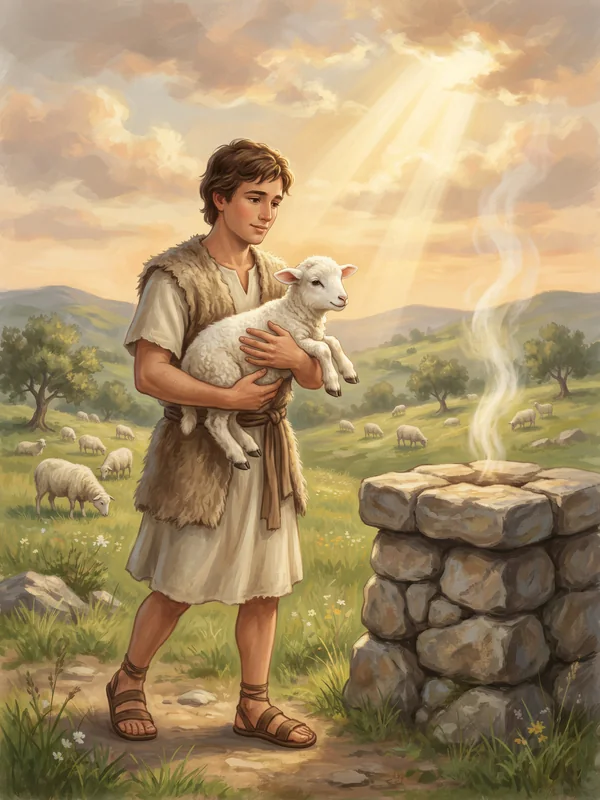
#> input picture img/cartas/abel.webp, 600 x 800 px
$ python recortar.py ../img/cartas/abel.webp ../img/cartas/abraao.webp
#> lines starting #> are read from the running program, lines starting #| are printed output that depends on the picture
"""Prepara as imagens do Gemini para o app.

Uso:  python3 ferramentas/recortar.py <entrada.png> <saida.webp> [--manter-fundo]

- Remove o fundo liso (branco ou de uma cor só) a partir das bordas, por preenchimento,
  sem apagar áreas da mesma cor dentro do desenho.
- Recorta para quadrado, redimensiona para 512x512 e salva em WebP com transparência.
- --manter-fundo: só recorta e redimensiona (para as cartas, que usam a cena inteira).
- --furos: também apaga áreas brancas grandes fechadas dentro do desenho (ex.: vidros de janela),
  mantendo as pequenas (brilho dos olhos, dentes).
"""
import sys
from collections import deque
from PIL import Image

def remover_fundo(im, tolerancia=38):
    im = im.convert('RGBA')
    w, h = im.size
    px = im.load()
    # cor de fundo = a mais comum na borda (os cantos podem estar cobertos pelo desenho)
    from collections import Counter
    borda = [px[x, y] for x in range(0, w, 4) for y in (0, h - 1)] + [px[x, y] for y in range(0, h, 4) for x in (0, w - 1)]
    brancos = sum(1 for c in borda if c[0] + c[1] + c[2] >= 735)
    if brancos >= len(borda) * 0.15:  # o Gemini entrega fundo branco: se há branco na borda, é ele
        ref = (255, 255, 255)
    else:
        ref = Counter((c[0] // 8 * 8 + 4, c[1] // 8 * 8 + 4, c[2] // 8 * 8 + 4) for c in borda).most_common(1)[0][0]
    perto = lambda c: sum(abs(c[i] - ref[i]) for i in range(3)) <= tolerancia
    visto = bytearray(w * h)
    fila = deque([(x, y) for x in range(w) for y in (0, h - 1)] + [(x, y) for y in range(h) for x in (0, w - 1)])
    while fila:
        x, y = fila.popleft()
        i = y * w + x
        if visto[i] or not perto(px[x, y]):
            continue
        visto[i] = 1
        px[x, y] = (0, 0, 0, 0)
        for nx, ny in ((x + 1, y), (x - 1, y), (x, y + 1), (x, y - 1)):
            if 0 <= nx < w and 0 <= ny < h and not visto[ny * w + nx]:
                fila.append((nx, ny))
    return im

def remover_furos(im, area_min=15000, tolerancia=38):
    w, h = im.size
    px = im.load()
    perto = lambda c: c[3] > 0 and (765 - c[0] - c[1] - c[2]) <= tolerancia
    visto = bytearray(w * h)
    for y0 in range(h):
        for x0 in range(w):
            if visto[y0 * w + x0] or not perto(px[x0, y0]):
                continue
            regiao, fila = [], deque([(x0, y0)])
            visto[y0 * w + x0] = 1
            while fila:
                x, y = fila.popleft()
                regiao.append((x, y))
                for nx, ny in ((x + 1, y), (x - 1, y), (x, y + 1), (x, y - 1)):
                    if 0 <= nx < w and 0 <= ny < h and not visto[ny * w + nx] and perto(px[nx, ny]):
                        visto[ny * w + nx] = 1
                        fila.append((nx, ny))
            if len(regiao) >= area_min:
                for x, y in regiao:
                    px[x, y] = (0, 0, 0, 0)
    return im

def quadrado(im):
    w, h = im.size
    lado = min(w, h)
    # retrato: mantém a parte de baixo (ombros) e centraliza na horizontal
    return im.crop(((w - lado) // 2, h - lado, (w - lado) // 2 + lado, h))

if __name__ == '__main__':
    entrada, saida = sys.argv[1], sys.argv[2]
    im = Image.open(entrada)
#> im is the input picture: PIL image 600x800 RGB; mean R, G, B 168.9, 145.9, 107.4
    if '--manter-fundo' not in sys.argv:
        im = remover_fundo(im)
#> in remover_fundo, `borda = [px[x, y] for x in range(0, w, 4) for y in (0, h - 1)] + [px[x..`: borda = 700 items, first 6: (192, 176, 161, 255), (121, 120, 84, 255), (193, 177, 162, 255), (92, 91, 55, 255), (192, 176, 161, 255), (93, 92, 56, 255)
#> in remover_fundo, `brancos = sum(1 for c in borda if c[0] + c[1] + c[2] >= 735)`: brancos = 0
#> in remover_fundo, `ref = Counter((c[0] // 8 * 8 + 4, c[1] // 8 * 8 + 4, c[2] // 8 * 8 + 4..`: ref = (180, 164, 148)
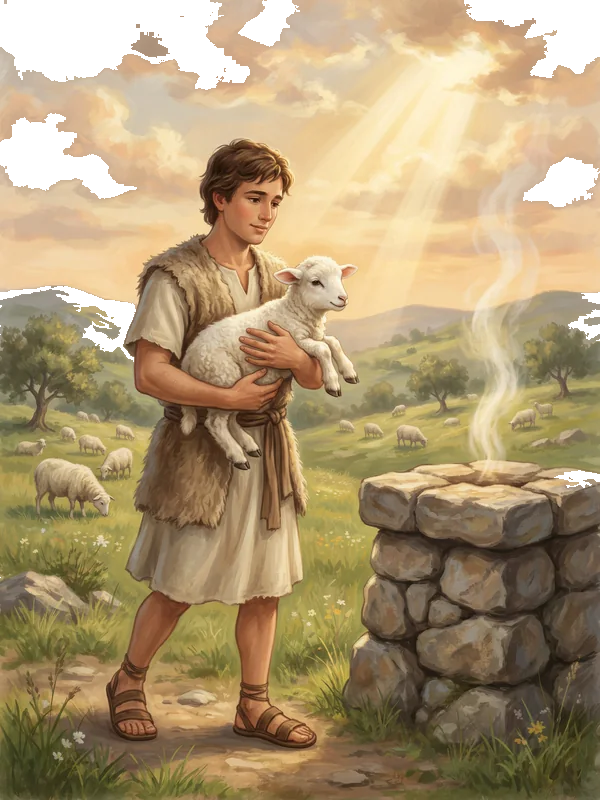
#> im: PIL image 600x800 RGBA; mean R, G, B, A 155.7, 134.4, 97.6, 237.1; transparent parts drawn white
        if '--furos' in sys.argv:
            im = remover_furos(im)
    im = quadrado(im).resize((512, 512), Image.LANCZOS)
#> in quadrado, `return im.crop(((w - lado) // 2, h - lado, (w - lado) // 2 + lado, h))`:
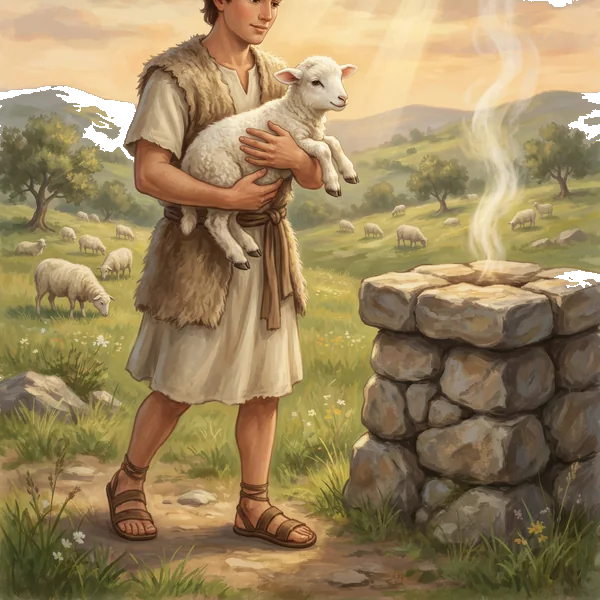
#> returned value: PIL image 600x600 RGBA; mean R, G, B, A 152.3, 130.8, 91.4, 252.5; transparent parts drawn white
#> im: PIL image 512x512 RGBA
    im.save(saida, 'WEBP', quality=86, method=6)
    print('ok', saida)

$ run again, on img/cartas/adao.webp
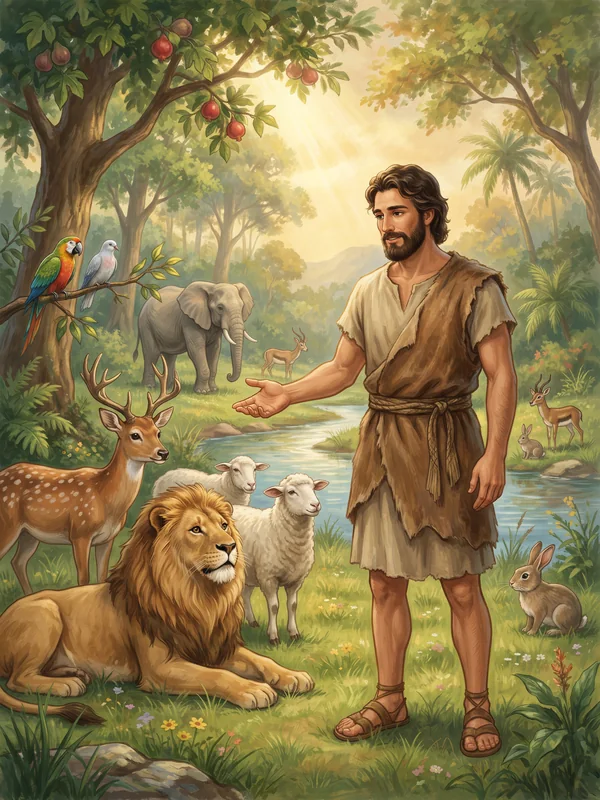
#> input picture img/cartas/adao.webp, 600 x 800 px
#> im is the input picture: PIL image 600x800 RGB; mean R, G, B 142.8, 126.4, 81.3
#> borda = 700 items, first 6: (82, 101, 81, 255), (88, 89, 68, 255), (76, 89, 67, 255), (66, 73, 53, 255), (80, 94, 62, 255), (56, 71, 48, 255)
#> brancos = 0
#> ref = (100, 108, 60)
#> `im = remover_fundo(im)`:
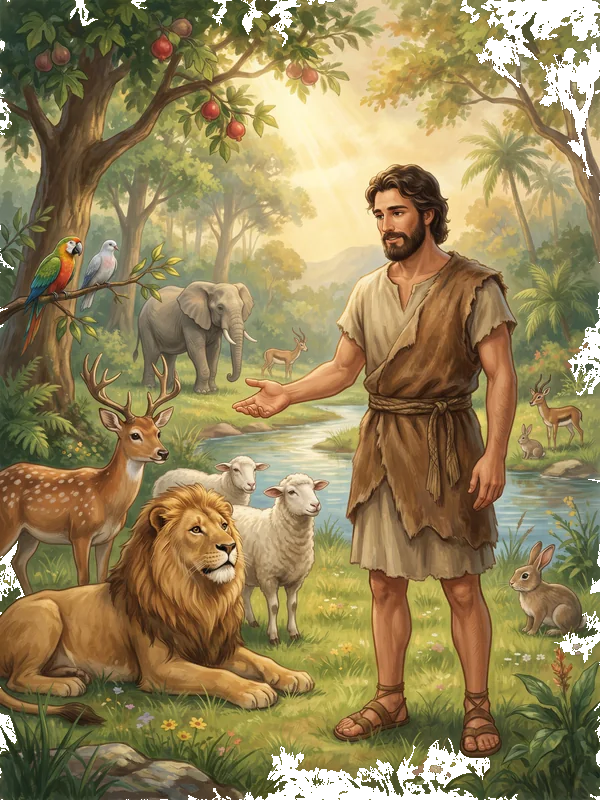
#> im: PIL image 600x800 RGBA; mean R, G, B, A 138.8, 122.5, 79, 245.3; transparent parts drawn white
#> in quadrado, `return im.crop(((w - lado) // 2, h - lado, (w - lado) // 2 + lado, h))`:
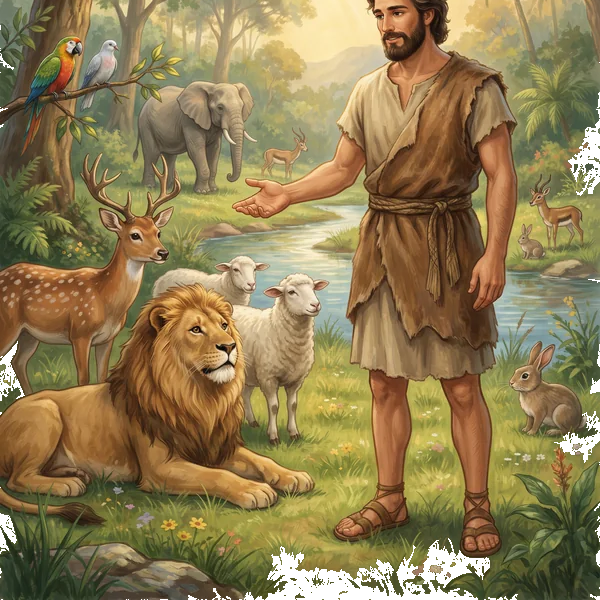
#> returned value: PIL image 600x600 RGBA; mean R, G, B, A 136.7, 118.9, 75.8, 248.4; transparent parts drawn white

$ run again, on img/cartas/caim.webp
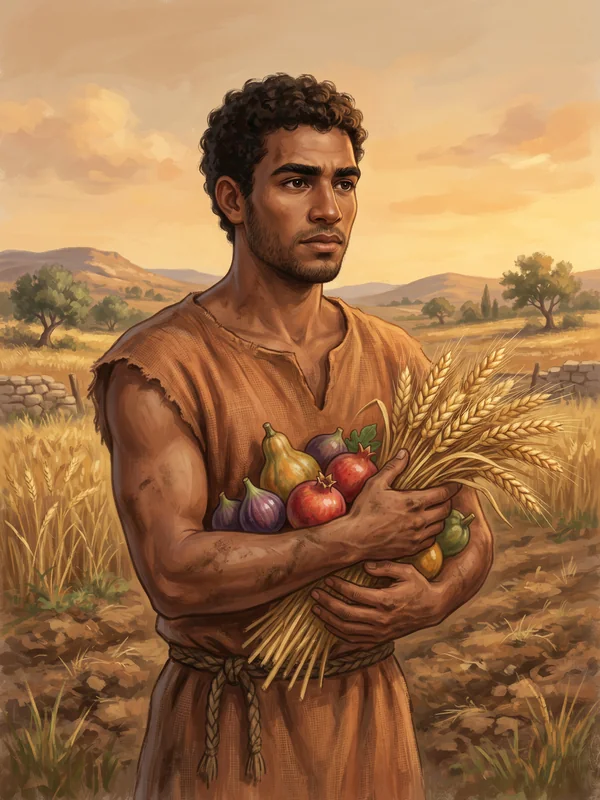
#> input picture img/cartas/caim.webp, 600 x 800 px
#> im is the input picture: PIL image 600x800 RGB; mean R, G, B 159.9, 115.6, 75.5
#> borda = 700 items, first 6: (205, 167, 132, 255), (95, 67, 42, 255), (205, 167, 132, 255), (86, 59, 34, 255), (203, 169, 130, 255), (84, 58, 33, 255)
#> brancos = 0
#> ref = (204, 164, 124)
#> `im = remover_fundo(im)`:
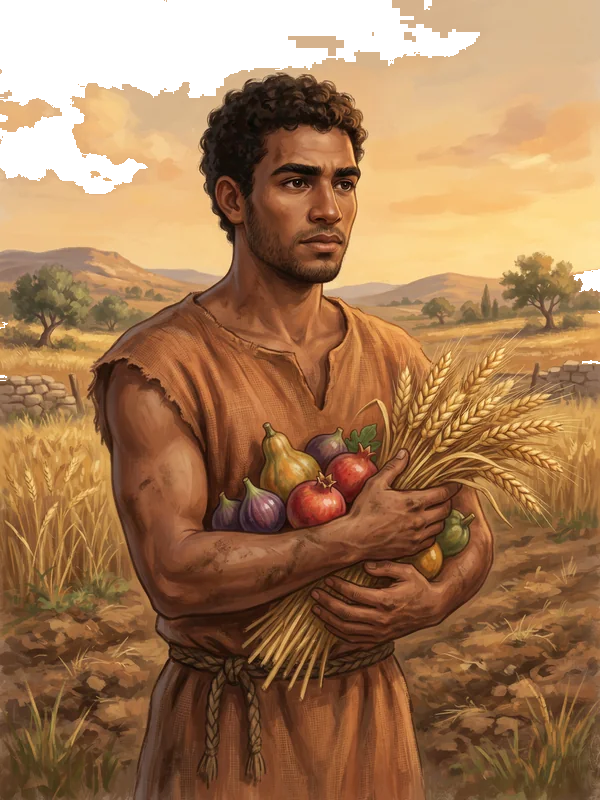
#> im: PIL image 600x800 RGBA; mean R, G, B, A 142.3, 101.5, 64.8, 233.7; transparent parts drawn white
#> in quadrado, `return im.crop(((w - lado) // 2, h - lado, (w - lado) // 2 + lado, h))`:
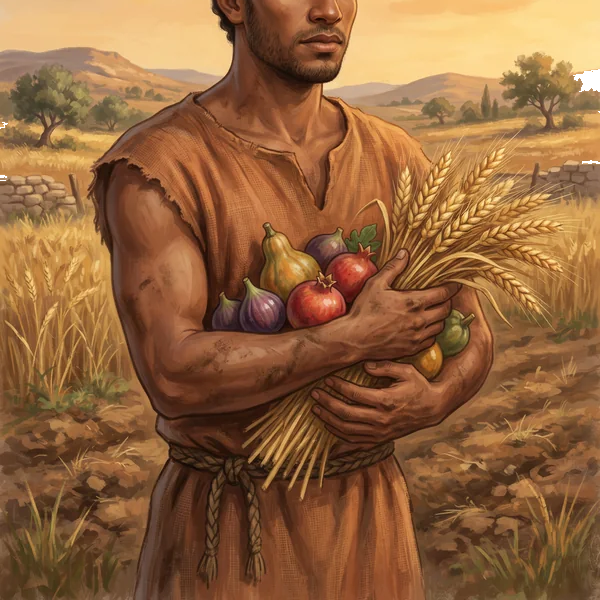
#> returned value: PIL image 600x600 RGBA; mean R, G, B, A 145.5, 99.9, 61, 254.6; transparent parts drawn white

$ run again, on img/cartas/enoque.webp
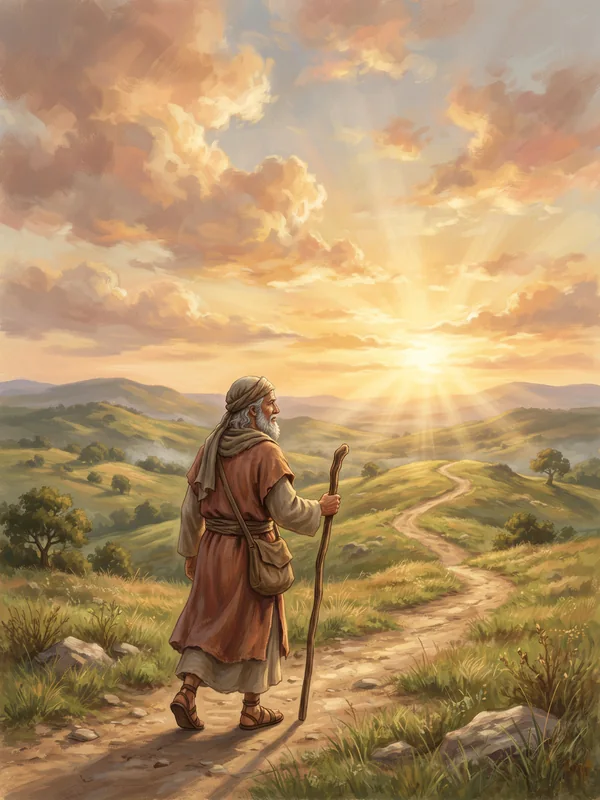
#> input picture img/cartas/enoque.webp, 600 x 800 px
#> im is the input picture: PIL image 600x800 RGB; mean R, G, B 177, 145.5, 104.2
#> borda = 700 items, first 6: (178, 153, 136, 255), (212, 172, 110, 255), (172, 147, 130, 255), (172, 136, 94, 255), (173, 148, 131, 255), (149, 116, 84, 255)
#> brancos = 0
#> ref = (180, 172, 164)
#> `im = remover_fundo(im)`:
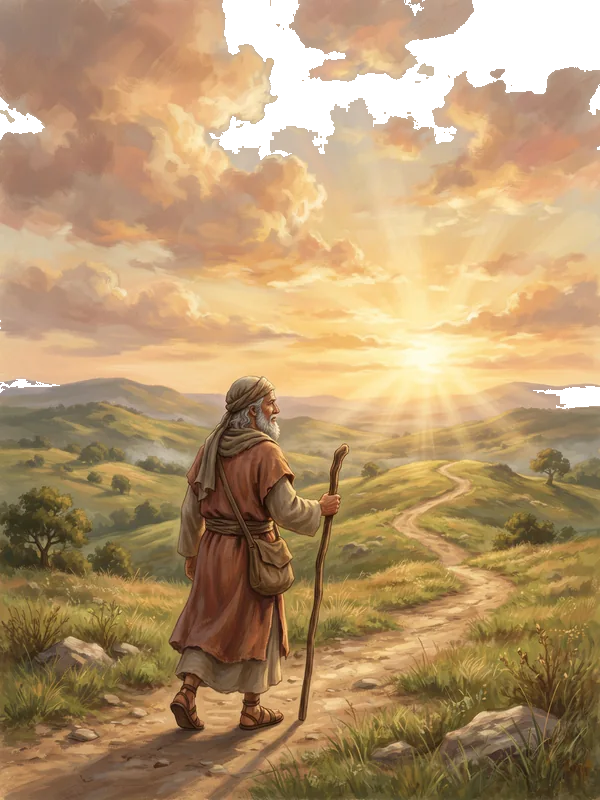
#> im: PIL image 600x800 RGBA; mean R, G, B, A 165.4, 134.8, 94.4, 239.1; transparent parts drawn white
#> in quadrado, `return im.crop(((w - lado) // 2, h - lado, (w - lado) // 2 + lado, h))`:
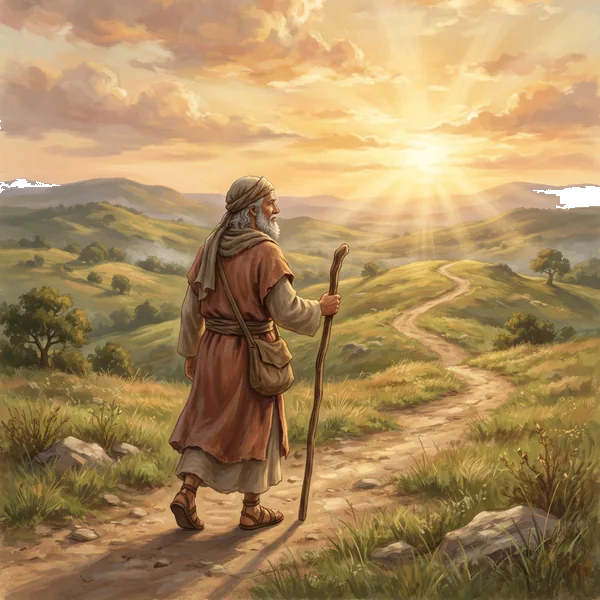
#> returned value: PIL image 600x600 RGBA; mean R, G, B, A 169.6, 138.9, 93.7, 254.2; transparent parts drawn white
